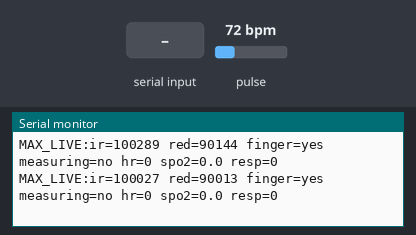
Simulated run of this sketch. Board: Arduino Uno, built with avr-gcc and run on an emulated ATmega328P. On the bench: the last lines printed to the serial monitor. The test bench sets the inputs (shaded band); at power-on: pulse 72 bpm.

Above: at 1.6 s.
1.7 s: "MEASURE_MAX30105\n" received over Serial
At 2.4 s:
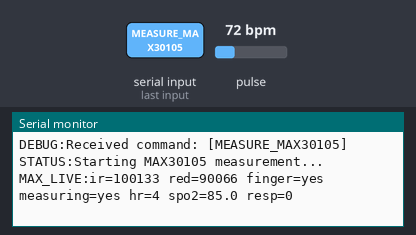
3.2 s: "MEASURE_RESP\n" received over Serial
At 3.43 s:
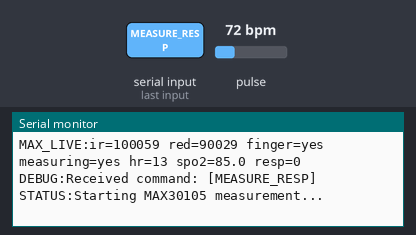
4.7 s: "LIVE_ON\n" received over Serial
At 4.93 s:
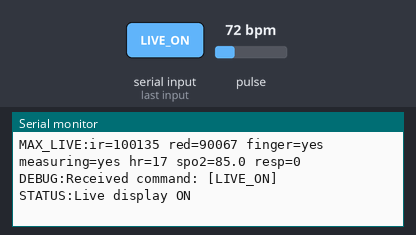
6.2 s: "LIVE_OFF\n" received over Serial
At 7.4 s:
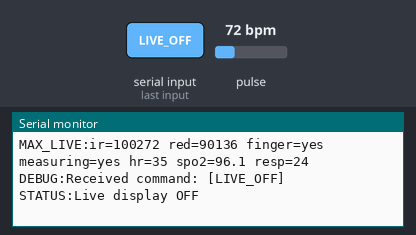
7.7 s: "REFRESH\n" received over Serial
At 8.9 s:
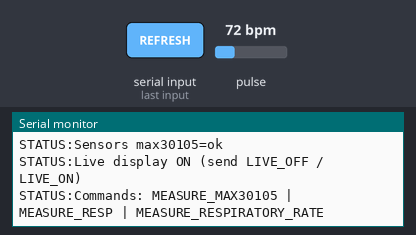
9.2 s: "STATUS\n" received over Serial
Timing chart, 0 to 11.7 s (numbered marks = the images above; inputs shaded):
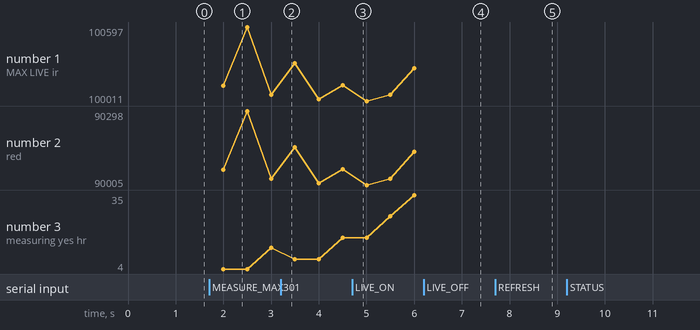

Measured:
- after the input at 1.7 s, the serial monitor: prints a new line at once (image 1)
- after the input at 3.2 s, the serial monitor: prints a new line at once (image 2)
- after the input at 4.7 s, the serial monitor: prints a new line at once (image 3)
- after the input at 6.2 s, the serial monitor: prints a new line at once (image 4)
- after the input at 7.7 s, the serial monitor: prints a new line at once (image 5)
- plotted number 1: 100059 → 100135 after the input at 3.2 s
- plotted number 2: 90029 → 90067 after the input at 3.2 s
- plotted number 3: 13 → 17 after the input at 3.2 s

The sketch:

max30105_only.ino
```cpp
#include <Wire.h>
#include "MAX30105.h"
#include "heartRate.h"
#include <string.h>

MAX30105 particleSensor;

bool max30105SensorReady = false;

char commandBuffer[64];
size_t commandLength = 0;
bool commandTooLong = false;

// ==================== MAX30105 VARIABLES ====================

const byte RATE_SIZE = 8;
byte rates[RATE_SIZE];
byte rateSpot = 0;
long lastBeat = 0;
float bpm = 0;
int avgBpm = 0;
int validBeats = 0;

const int BUFFER_SIZE = 50;
long irBuffer[BUFFER_SIZE];
long redBuffer[BUFFER_SIZE];
int maxBufferIndex = 0;
float spO2 = 0;

long irValue = 0, redValue = 0;
const long FINGER_THRESHOLD = 50000;

bool maxMeasurementRequested = false;
bool maxMeasurementRequiresResp = false;

unsigned long lastMaxPoll = 0;
const unsigned long MAX_POLL_INTERVAL = 20;

unsigned long maxMeasurementStartTime = 0;
const unsigned long MAX_MEASUREMENT_DURATION = 40000;

// Respiratory-rate estimate from PPG baseline modulation (breaths/min)
float irEmaFast = 0;
float irEmaSlow = 0;
bool irEmaReady = false;
bool respPeakArmed = true;
unsigned long lastRespPeakMs = 0;
const unsigned long RESP_MIN_INTERVAL_MS = 2000;   // <= 30 breaths/min
const unsigned long RESP_MAX_INTERVAL_MS = 10000;  // >= 6 breaths/min
const float RESP_PEAK_THRESHOLD = 120.0f;
const byte RESP_RATE_SIZE = 6;
byte respRates[RESP_RATE_SIZE];
byte respRateSpot = 0;
int validRespPeaks = 0;
int avgRespRate = 0;

// Live Serial Monitor readout
bool liveDisplay = true;
unsigned long lastLivePrint = 0;
const unsigned long LIVE_PRINT_INTERVAL_MS = 500;

void emitSystemReady() {
  Serial.println("STATUS:System ready");
  Serial.print("STATUS:Sensors max30105=");
  Serial.println(max30105SensorReady ? "ok" : "fail");
  Serial.println("STATUS:Live display ON (send LIVE_OFF / LIVE_ON)");
  Serial.println("STATUS:Commands: MEASURE_MAX30105 | MEASURE_RESP | MEASURE_RESPIRATORY_RATE");
}

void resetMaxMeasurementState() {
  bpm = avgBpm = spO2 = 0;
  avgRespRate = 0;

  rateSpot = validBeats = maxBufferIndex = 0;
  respRateSpot = validRespPeaks = 0;

  irEmaFast = irEmaSlow = 0;
  irEmaReady = false;
  respPeakArmed = true;
  lastRespPeakMs = 0;

  memset(rates, 0, sizeof(rates));
  memset(respRates, 0, sizeof(respRates));

  for (int i = 0; i < BUFFER_SIZE; i++) {
    irBuffer[i] = 0;
    redBuffer[i] = 0;
  }
}

void updateRespiratoryEstimate(long irSample) {
  const float alphaFast = 0.18f;
  const float alphaSlow = 0.02f;

  if (!irEmaReady) {
    irEmaFast = (float)irSample;
    irEmaSlow = (float)irSample;
    irEmaReady = true;
    return;
  }

  irEmaFast = alphaFast * (float)irSample + (1.0f - alphaFast) * irEmaFast;
  irEmaSlow = alphaSlow * (float)irSample + (1.0f - alphaSlow) * irEmaSlow;

  float band = irEmaFast - irEmaSlow;

  if (respPeakArmed && band > RESP_PEAK_THRESHOLD) {
    unsigned long nowMs = millis();

    if (lastRespPeakMs > 0) {
      unsigned long delta = nowMs - lastRespPeakMs;

      if (delta >= RESP_MIN_INTERVAL_MS && delta <= RESP_MAX_INTERVAL_MS) {
        float breathsPerMin = 60000.0f / (float)delta;
        byte rounded = (byte)(breathsPerMin + 0.5f);

        if (rounded >= 6 && rounded <= 40) {
          respRates[respRateSpot++] = rounded;
          respRateSpot %= RESP_RATE_SIZE;

          if (validRespPeaks < RESP_RATE_SIZE) {
            validRespPeaks++;
          }

          int sum = 0;
          for (byte i = 0; i < validRespPeaks; i++) {
            byte index = (respRateSpot + RESP_RATE_SIZE - 1 - i) % RESP_RATE_SIZE;
            sum += respRates[index];
          }

          avgRespRate = sum / validRespPeaks;
        }
      }
    }

    lastRespPeakMs = nowMs;
    respPeakArmed = false;
  } else if (!respPeakArmed && band < -(RESP_PEAK_THRESHOLD * 0.35f)) {
    respPeakArmed = true;
  }
}

float calculateSpO2() {
  long irMax = 0;
  long irMin = 2147483647L;
  long redMax = 0;
  long redMin = 2147483647L;
  long irSum = 0;
  long redSum = 0;

  for (int i = 0; i < BUFFER_SIZE; i++) {
    irSum += irBuffer[i];
    redSum += redBuffer[i];

    if (irBuffer[i] > irMax) irMax = irBuffer[i];
    if (irBuffer[i] < irMin) irMin = irBuffer[i];
    if (redBuffer[i] > redMax) redMax = redBuffer[i];
    if (redBuffer[i] < redMin) redMin = redBuffer[i];
  }

  float irDC = irSum / (float)BUFFER_SIZE;
  float redDC = redSum / (float)BUFFER_SIZE;
  float irAC = irMax - irMin;
  float redAC = redMax - redMin;

  if (irDC == 0 || redDC == 0 || irAC == 0) {
    return 0;
  }

  float R = (redAC / redDC) / (irAC / irDC);
  float spo2Value = 110.0f - 25.0f * R;

  if (spo2Value > 100) spo2Value = 100;
  if (spo2Value < 70) spo2Value = 70;

  return spo2Value;
}

void emitMax30105Results() {
  bool hasHr = avgBpm > 0;
  bool hasSpo2 = spO2 > 0;
  bool hasResp = avgRespRate > 0;

  if (!hasHr && !hasSpo2 && !hasResp) {
    Serial.println("ERROR:MAX30105 measurement timeout or no finger detected");
    return;
  }

  if (hasHr) {
    Serial.print("HR_RESULT:");
    Serial.println(avgBpm);
  }

  if (hasSpo2) {
    Serial.print("SPO2_RESULT:");
    Serial.println(spO2, 1);
  }

  if (hasResp) {
    Serial.print("RESP_RESULT:");
    Serial.println(avgRespRate);
  }
}

bool ensureMax30105Ready() {
  if (max30105SensorReady) {
    return true;
  }

  Serial.println("STATUS:Retrying MAX30105 sensor initialization...");

  max30105SensorReady = particleSensor.begin(Wire, I2C_SPEED_STANDARD);

  if (!max30105SensorReady) {
    Serial.println("ERROR:MAX30105 initialization failed");
    return false;
  }

  particleSensor.setup(60, 4, 2, 100, 411, 4096);
  particleSensor.setPulseAmplitudeRed(0x0A);
  particleSensor.setPulseAmplitudeGreen(0);
  return true;
}

void startMax30105Measurement(bool requireResp) {
  if (!ensureMax30105Ready()) {
    return;
  }

  Serial.println("STATUS:Starting MAX30105 measurement...");

  resetMaxMeasurementState();

  maxMeasurementRequested = true;
  maxMeasurementRequiresResp = requireResp;
  maxMeasurementStartTime = millis();
}

void printLiveReading() {
  if (!max30105SensorReady) {
    Serial.println("MAX_LIVE:ERROR not ready");
    return;
  }

  bool finger = irValue >= FINGER_THRESHOLD;

  Serial.print("MAX_LIVE:ir=");
  Serial.print(irValue);
  Serial.print(" red=");
  Serial.print(redValue);
  Serial.print(" finger=");
  Serial.print(finger ? "yes" : "no");
  Serial.print(" measuring=");
  Serial.print(maxMeasurementRequested ? "yes" : "no");
  Serial.print(" hr=");
  Serial.print(avgBpm);
  Serial.print(" spo2=");
  Serial.print(spO2, 1);
  Serial.print(" resp=");
  Serial.println(avgRespRate);
}

void processMax30105Samples() {
  particleSensor.check();

  while (particleSensor.available()) {
    irValue = particleSensor.getFIFOIR();
    redValue = particleSensor.getFIFORed();
    particleSensor.nextSample();

    if (!maxMeasurementRequested) {
      continue;
    }

    if (irValue < FINGER_THRESHOLD) {
      resetMaxMeasurementState();
      continue;
    }

    irBuffer[maxBufferIndex] = irValue;
    redBuffer[maxBufferIndex] = redValue;
    maxBufferIndex = (maxBufferIndex + 1) % BUFFER_SIZE;

    updateRespiratoryEstimate(irValue);

    if (checkForBeat(irValue)) {
      long delta = millis() - lastBeat;
      lastBeat = millis();

      if (delta > 0) {
        bpm = 60.0f / (delta / 1000.0f);

        if (bpm >= 20 && bpm <= 250) {
          rates[rateSpot++] = (byte)bpm;
          rateSpot %= RATE_SIZE;

          if (validBeats < RATE_SIZE) {
            validBeats++;
          }

          avgBpm = 0;
          for (byte i = 0; i < RATE_SIZE; i++) {
            avgBpm += rates[i];
          }
          avgBpm /= RATE_SIZE;
        }
      }
    }

    spO2 = calculateSpO2();
  }
}

void handleCommand(const char* command) {
  Serial.print("DEBUG:Received command: [");
  Serial.print(command);
  Serial.println("]");

  if (strcmp(command, "MEASURE_MAX30105") == 0) {
    startMax30105Measurement(false);
  }
  else if (strcmp(command, "MEASURE_RESPIRATORY_RATE") == 0 ||
           strcmp(command, "MEASURE_RESP") == 0) {
    startMax30105Measurement(true);
  }
  else if (strcmp(command, "LIVE_ON") == 0) {
    liveDisplay = true;
    Serial.println("STATUS:Live display ON");
  }
  else if (strcmp(command, "LIVE_OFF") == 0) {
    liveDisplay = false;
    Serial.println("STATUS:Live display OFF");
  }
  else if (strcmp(command, "REFRESH") == 0 ||
           strcmp(command, "STATUS") == 0 ||
           strcmp(command, "PING") == 0) {
    if (maxMeasurementRequested) {
      maxMeasurementRequested = false;
      maxMeasurementRequiresResp = false;
      resetMaxMeasurementState();
      Serial.println("STATUS:MAX30105 measurement cancelled");
    }
    Serial.println("STATUS:Refresh acknowledged");
    emitSystemReady();
  }
  else {
    Serial.println("ERROR:Unknown command");
  }
}

void setup() {
  Serial.begin(9600);
  delay(300);

  Wire.begin();

  Serial.println("STATUS:Initializing MAX30105 sensor...");

  if (particleSensor.begin(Wire, I2C_SPEED_STANDARD)) {
    max30105SensorReady = true;
    particleSensor.setup(60, 4, 2, 100, 411, 4096);
    particleSensor.setPulseAmplitudeRed(0x0A);
    particleSensor.setPulseAmplitudeGreen(0);
  } else {
    Serial.println("ERROR:MAX30105 initialization failed");
  }

  emitSystemReady();
}

void loop() {
  while (Serial.available() > 0) {
    char incoming = (char)Serial.read();

    if (incoming == '\r') continue;

    if (incoming == '\n') {
      if (commandTooLong) {
        Serial.println("ERROR:Command too long");
      } else if (commandLength > 0) {
        commandBuffer[commandLength] = '\0';
        handleCommand(commandBuffer);
      }
      commandLength = 0;
      commandTooLong = false;
      continue;
    }

    if (!commandTooLong) {
      if (commandLength < sizeof(commandBuffer) - 1) {
        commandBuffer[commandLength++] = incoming;
      } else {
        commandTooLong = true;
      }
    }
  }

  if (!max30105SensorReady) {
    return;
  }

  unsigned long now = millis();

  // Always sample lightly so live IR/red updates even before MEASURE_*
  if (now - lastMaxPoll >= MAX_POLL_INTERVAL) {
    lastMaxPoll = now;
    processMax30105Samples();
  }

  if (maxMeasurementRequested) {
    unsigned long maxElapsed = now - maxMeasurementStartTime;

    if (maxElapsed > MAX_MEASUREMENT_DURATION) {
      emitMax30105Results();
      maxMeasurementRequested = false;
    } else {
      bool hasStableHrSpo2 =
        avgBpm > 0 && spO2 > 0 && validBeats >= RATE_SIZE;
      bool hasResp = avgRespRate > 0;

      if (maxElapsed >= 12000UL && hasStableHrSpo2 &&
          (!maxMeasurementRequiresResp || hasResp)) {
        emitMax30105Results();
        maxMeasurementRequested = false;
      }
    }
  }

  if (liveDisplay && (now - lastLivePrint >= LIVE_PRINT_INTERVAL_MS)) {
    lastLivePrint = now;
    printLiveReading();
  }
}
```
